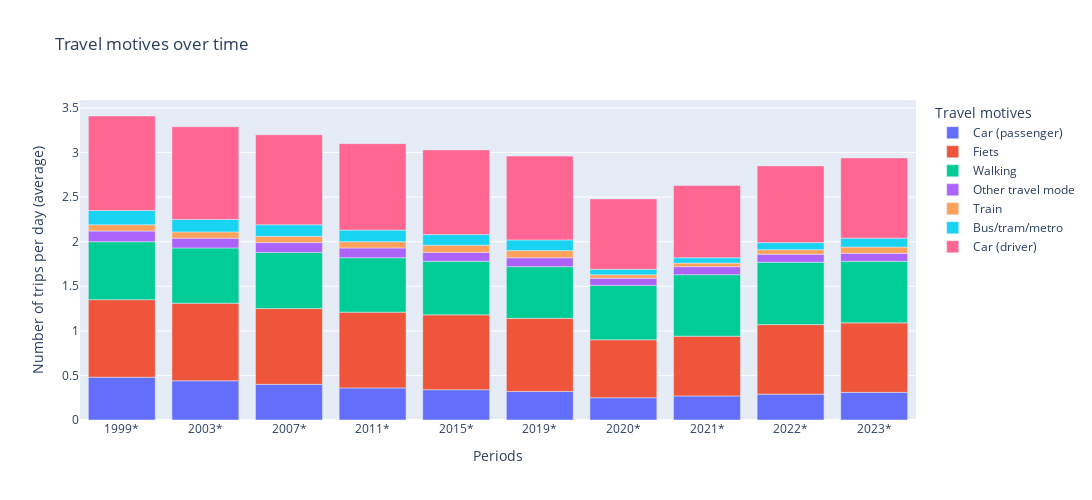

This figure's notebook cell:
### Code cell
df_mod = df_mod.sort_values(['Ritten per persoon per dag (gemiddeld) (aantal)'], ascending=True)
df_mod = df_mod.sort_values(['Perioden'], ascending=True)
df_mod_total = df_mod[
    (df_mod['Geslacht'] == "Totaal mannen en vrouwen") &
    (df_mod["Leeftijd"] == "Totaal") &
    (df_mod["Vervoerwijzen"] != "Totaal")&
    (df_mod["Reismotieven"] == "Totaal")]

df_mod_total['Reismotieven'] = df_mod_total['Vervoerwijzen'].replace({
    "Auto (bestuurder)": "Car (driver)",
    "Overige vervoerwijze": "Other travel mode",
    "Auto (passagier)": "Car (passenger)",
    "Trein": "Train",
    "Lopen": "Walking"})

fig = px.bar(df_mod_total,
        x="Perioden",
        y="Ritten per persoon per dag (gemiddeld) (aantal)",
        color="Reismotieven",
        title= "Travel motives over time",
        labels= {"Perioden": "Periods", "Ritten per persoon per dag (gemiddeld) (aantal)": "Number of trips per day (average)", "Reismotieven": "Travel motives"})
fig.update_yaxes(type='linear')
fig.update_layout(width=1200, height=500)
fig.write_image("Graphs/Travel_modes.png")
fig.show()

### Figure 1 — Plotly figure (JSON) as saved in the notebook; plotly's stock layout.template omitted (floating-point values rounded to 4 significant figures)
{"data": [{"alignmentgroup": "True", "hovertemplate": "Travel motives=Car (passenger)<br>Periods=%{x}<br>Number of trips per day (average)=%{y}<extra></extra>", "legendgroup": "Car (passenger)", "marker": {"color": "#636efa", "pattern": {"shape": ""}}, "name": "Car (passenger)", "offsetgroup": "Car (passenger)", "orientation": "v", "showlegend": true, "textposition": "auto", "type": "bar", "x": ["1999*", "2003*", "2007*", "2011*", "2015*", "2019*", "2020*", "2021*", "2022*", "2023*"], "xaxis": "x", "y": ["    0.48", "    0.44", "    0.40", "    0.36", "    0.34", "    0.32", "    0.25", "    0.27", "    0.29", "    0.31"], "yaxis": "y"}, {"alignmentgroup": "True", "hovertemplate": "Travel motives=Fiets<br>Periods=%{x}<br>Number of trips per day (average)=%{y}<extra></extra>", "legendgroup": "Fiets", "marker": {"color": "#EF553B", "pattern": {"shape": ""}}, "name": "Fiets", "offsetgroup": "Fiets", "orientation": "v", "showlegend": true, "textposition": "auto", "type": "bar", "x": ["1999*", "2003*", "2007*", "2011*", "2015*", "2019*", "2020*", "2021*", "2022*", "2023*"], "xaxis": "x", "y": ["    0.87", "    0.87", "    0.85", "    0.85", "    0.84", "    0.82", "    0.65", "    0.67", "    0.78", "    0.78"], "yaxis": "y"}, {"alignmentgroup": "True", "hovertemplate": "Travel motives=Walking<br>Periods=%{x}<br>Number of trips per day (average)=%{y}<extra></extra>", "legendgroup": "Walking", "marker": {"color": "#00cc96", "pattern": {"shape": ""}}, "name": "Walking", "offsetgroup": "Walking", "orientation": "v", "showlegend": true, "textposition": "auto", "type": "bar", "x": ["1999*", "2003*", "2007*", "2011*", "2015*", "2019*", "2020*", "2021*", "2022*", "2023*"], "xaxis": "x", "y": ["    0.65", "    0.62", "    0.63", "    0.61", "    0.60", "    0.58", "    0.61", "    0.69", "    0.70", "    0.69"], "yaxis": "y"}, {"alignmentgroup": "True", "hovertemplate": "Travel motives=Other travel mode<br>Periods=%{x}<br>Number of trips per day (average)=%{y}<extra></extra>", "legendgroup": "Other travel mode", "marker": {"color": "#ab63fa", "pattern": {"shape": ""}}, "name": "Other travel mode", "offsetgroup": "Other travel mode", "orientation": "v", "showlegend": true, "textposition": "auto", "type": "bar", "x": ["1999*", "2003*", "2007*", "2011*", "2015*", "2019*", "2020*", "2021*", "2022*", "2023*"], "xaxis": "x", "y": ["    0.12", "    0.11", "    0.11", "    0.11", "    0.10", "    0.10", "    0.08", "    0.09", "    0.09", "    0.09"], "yaxis": "y"}, {"alignmentgroup": "True", "hovertemplate": "Travel motives=Train<br>Periods=%{x}<br>Number of trips per day (average)=%{y}<extra></extra>", "legendgroup": "Train", "marker": {"color": "#FFA15A", "pattern": {"shape": ""}}, "name": "Train", "offsetgroup": "Train", "orientation": "v", "showlegend": true, "textposition": "auto", "type": "bar", "x": ["1999*", "2003*", "2007*", "2011*", "2015*", "2019*", "2020*", "2021*", "2022*", "2023*"], "xaxis": "x", "y": ["    0.07", "    0.07", "    0.07", "    0.07", "    0.08", "    0.08", "    0.04", "    0.04", "    0.05", "    0.07"], "yaxis": "y"}, {"alignmentgroup": "True", "hovertemplate": "Travel motives=Bus/tram/metro<br>Periods=%{x}<br>Number of trips per day (average)=%{y}<extra></extra>", "legendgroup": "Bus/tram/metro", "marker": {"color": "#19d3f3", "pattern": {"shape": ""}}, "name": "Bus/tram/metro", "offsetgroup": "Bus/tram/metro", "orientation": "v", "showlegend": true, "textposition": "auto", "type": "bar", "x": ["1999*", "2003*", "2007*", "2011*", "2015*", "2019*", "2020*", "2021*", "2022*", "2023*"], "xaxis": "x", "y": ["    0.16", "    0.14", "    0.13", "    0.13", "    0.12", "    0.12", "    0.06", "    0.06", "    0.08", "    0.10"], "yaxis": "y"}, {"alignmentgroup": "True", "hovertemplate": "Travel motives=Car (driver)<br>Periods=%{x}<br>Number of trips per day (average)=%{y}<extra></extra>", "legendgroup": "Car (driver)", "marker": {"color": "#FF6692", "pattern": {"shape": ""}}, "name": "Car (driver)", "offsetgroup": "Car (driver)", "orientation": "v", "showlegend": true, "textposition": "auto", "type": "bar", "x": ["1999*", "2003*", "2007*", "2011*", "2015*", "2019*", "2020*", "2021*", "2022*", "2023*"], "xaxis": "x", "y": ["    1.06", "    1.04", "    1.01", "    0.97", "    0.95", "    0.94", "    0.79", "    0.81", "    0.86", "    0.90"], "yaxis": "y"}], "layout": {"barmode": "relative", "height": 500, "legend": {"title": {"text": "Travel motives"}, "tracegroupgap": 0}, "title": {"text": "Travel motives over time"}, "width": 1200, "xaxis": {"anchor": "y", "domain": [0, 1], "title": {"text": "Periods"}}, "yaxis": {"anchor": "x", "domain": [0, 1], "title": {"text": "Number of trips per day (average)"}, "type": "linear"}}}
